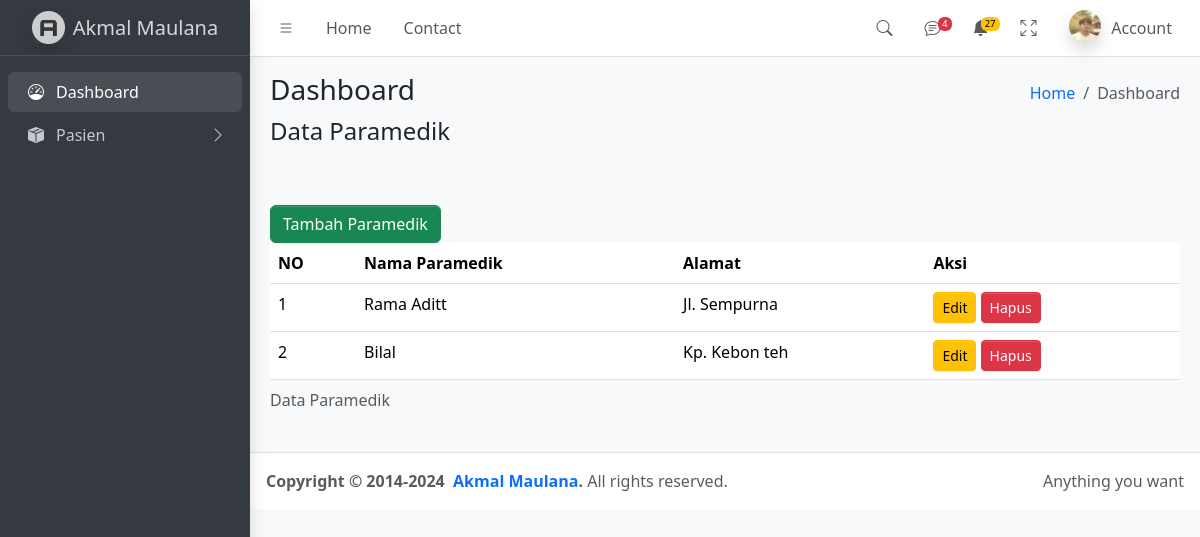
The page /TugasProjectUTS/data_paramedik.php on the database its author committed.
### tables this page shows
CREATE TABLE `paramedik` (
  `id` int(11) NOT NULL,
  `nama` varchar(30) NOT NULL,
  `gender` char(1) NOT NULL,
  `tmp_lahir` varchar(50) NOT NULL,
  `tgl_lahir` date NOT NULL,
  `kategori` enum('Dokter','Perawat') NOT NULL,
  `telepon` varchar(20) NOT NULL,
  `alamat` varchar(100) NOT NULL,
  `idunit_kerja` int(11) DEFAULT NULL
);

### TugasProjectUTS/data_paramedik.php (the view, shortened to what this page needs)
<?php
                include_once 'top.php';
        ?>
    <div class="app-wrapper">
      <nav class="app-header navbar navbar-expand bg-body">
       <?php include_once 'menu.php'; ?>
      </nav>
      <aside class="app-sidebar bg-body-secondary shadow" data-bs-theme="dark">
        <div class="sidebar-brand">
          <a href="./index.html" class="brand-link">
            <img
              src="./dist/assets/img/AdminLTELogo.png"
              alt="AdminLTE Logo"
              class="brand-image opacity-75 shadow"
            />
            <span class="brand-text fw-light">Akmal Maulana</span>
          </a>
        </div>
        <div class="sidebar-wrapper">
          <?php include_once 'sidebar.php'; ?>
        </div>
      </aside>
      <main class="app-main">
        <div class="app-content-header">
          <div class="container-fluid">
            <div class="row">
              <div class="col-sm-6"><h3 class="mb-0">Dashboard</h3></div>
              <div class="col-sm-6">
                <ol class="breadcrumb float-sm-end">
                  <li class="breadcrumb-item"><a href="index.php">Home</a></li>
                  <li class="breadcrumb-item active" aria-current="page">Dashboard</li>
                </ol>
              </div>
            </div>
          </div>
<?php
include_once 'top.php';
require_once 'dbkoneksi.php';
$rows = $dbh->query("SELECT * FROM paramedik")->fetchAll(PDO::FETCH_ASSOC);
?>
<div id="page-content-wrapper">
    <?php
        include_once 'menu.php';
    ?>
    <div class="container-fluid">
        <form method="post" action="nilai_siswa.php" class="  form-horizontal   ">
<fieldset>
<legend>Data Paramedik</legend>
<br><br><br>
<table class="table">
                    <caption>Data Paramedik</caption>
                    <a href="form_paramedik.php " class="btn btn-success">Tambah Paramedik</a>
                        <thead>
                            <tr>
                                <th>NO</th>
                                <th>Nama Paramedik</th>
                                <th>Alamat</th>
                                <th >Aksi</th>
                            </tr>
                        </thead>
                     <tbody>
                     <?php
                        $no = 1;
                        foreach ($rows as $row):
                        ?>
                        <tr>
                            <td><?= $no++; ?></td>
                            <td><?= $row['nama']; ?></td>
                            <td><?= $row['alamat']; ?></td>
                            <td>
                            <a href="form_paramedik.php?id=<?= $row['id'] ?>" class="btn btn-warning btn-sm">Edit</a>
                                <a href="proses_paramedik.php?proses=Hapus&idx=<?= $row['id'] ?>" class="btn btn-danger btn-sm" onclick="return confirm('Yakin ingin menghapus?')">Hapus</a>
                            </td>
                        </tr>
                        <?php endforeach; ?>
                        </tbody>
                    </table>
                </div>
            </div>
    </div>
    <footer class="app-footer">
        <div class="float-end d-none d-sm-inline">Anything you want</div>
        <strong>
          Copyright &copy; 2014-2024&nbsp;
          <a href="https://github.com/Mwlnnaa" class="text-decoration-none">Akmal Maulana</a>.
        </strong>
        All rights reserved.
      </footer>
</div>
<?php
include_once 'bottom.php'
;
?>

### rows shown on the page
paramedik: nama "Rama Aditt", alamat "Jl. Sempurna"
paramedik: nama "Bilal", alamat "Kp. Kebon teh"
